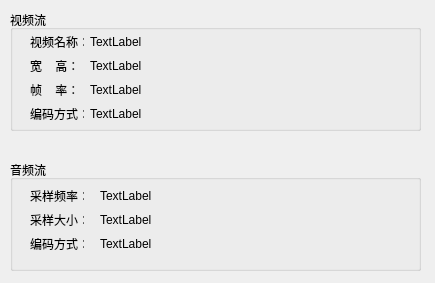
<?xml version="1.0" encoding="UTF-8"?>
<ui version="4.0">
 <class>StreamInfoDlg</class>
 <widget class="QDialog" name="StreamInfoDlg">
  <property name="geometry">
   <rect>
    <x>0</x>
    <y>0</y>
    <width>435</width>
    <height>283</height>
   </rect>
  </property>
  <property name="windowTitle">
   <string>流信息</string>
  </property>
  <widget class="QGroupBox" name="groupBox">
   <property name="geometry">
    <rect>
     <x>10</x>
     <y>10</y>
     <width>411</width>
     <height>121</height>
    </rect>
   </property>
   <property name="title">
    <string>视频流</string>
   </property>
   <widget class="QLabel" name="label">
    <property name="geometry">
     <rect>
      <x>20</x>
      <y>26</y>
      <width>54</width>
      <height>12</height>
     </rect>
    </property>
    <property name="text">
     <string>视频名称：</string>
    </property>
   </widget>
   <widget class="QLabel" name="label_2">
    <property name="geometry">
     <rect>
      <x>20</x>
      <y>50</y>
      <width>54</width>
      <height>12</height>
     </rect>
    </property>
    <property name="text">
     <string>宽    高：</string>
    </property>
   </widget>
   <widget class="QLabel" name="label_3">
    <property name="geometry">
     <rect>
      <x>20</x>
      <y>74</y>
      <width>54</width>
      <height>12</height>
     </rect>
    </property>
    <property name="text">
     <string>帧    率：</string>
    </property>
   </widget>
   <widget class="QLabel" name="label_4">
    <property name="geometry">
     <rect>
      <x>20</x>
      <y>98</y>
      <width>54</width>
      <height>12</height>
     </rect>
    </property>
    <property name="text">
     <string>编码方式：</string>
    </property>
   </widget>
   <widget class="QLabel" name="label_VideoName">
    <property name="geometry">
     <rect>
      <x>80</x>
      <y>26</y>
      <width>250</width>
      <height>12</height>
     </rect>
    </property>
    <property name="text">
     <string>TextLabel</string>
    </property>
   </widget>
   <widget class="QLabel" name="label_wh">
    <property name="geometry">
     <rect>
      <x>80</x>
      <y>50</y>
      <width>250</width>
      <height>12</height>
     </rect>
    </property>
    <property name="text">
     <string>TextLabel</string>
    </property>
   </widget>
   <widget class="QLabel" name="label_FrameRate">
    <property name="geometry">
     <rect>
      <x>80</x>
      <y>74</y>
      <width>250</width>
      <height>12</height>
     </rect>
    </property>
    <property name="text">
     <string>TextLabel</string>
    </property>
   </widget>
   <widget class="QLabel" name="label_VEncodeFormat">
    <property name="geometry">
     <rect>
      <x>80</x>
      <y>98</y>
      <width>250</width>
      <height>12</height>
     </rect>
    </property>
    <property name="text">
     <string>TextLabel</string>
    </property>
   </widget>
  </widget>
  <widget class="QGroupBox" name="groupBox_2">
   <property name="geometry">
    <rect>
     <x>10</x>
     <y>160</y>
     <width>411</width>
     <height>111</height>
    </rect>
   </property>
   <property name="title">
    <string>音频流</string>
   </property>
   <widget class="QLabel" name="label_5">
    <property name="geometry">
     <rect>
      <x>20</x>
      <y>30</y>
      <width>54</width>
      <height>12</height>
     </rect>
    </property>
    <property name="text">
     <string>采样频率：</string>
    </property>
   </widget>
   <widget class="QLabel" name="label_6">
    <property name="geometry">
     <rect>
      <x>20</x>
      <y>54</y>
      <width>54</width>
      <height>12</height>
     </rect>
    </property>
    <property name="text">
     <string>采样大小：</string>
    </property>
   </widget>
   <widget class="QLabel" name="label_7">
    <property name="geometry">
     <rect>
      <x>20</x>
      <y>78</y>
      <width>54</width>
      <height>12</height>
     </rect>
    </property>
    <property name="text">
     <string>编码方式：</string>
    </property>
   </widget>
   <widget class="QLabel" name="label_sampleRate">
    <property name="geometry">
     <rect>
      <x>90</x>
      <y>30</y>
      <width>250</width>
      <height>12</height>
     </rect>
    </property>
    <property name="text">
     <string>TextLabel</string>
    </property>
   </widget>
   <widget class="QLabel" name="label_sampleSize">
    <property name="geometry">
     <rect>
      <x>90</x>
      <y>54</y>
      <width>250</width>
      <height>12</height>
     </rect>
    </property>
    <property name="text">
     <string>TextLabel</string>
    </property>
   </widget>
   <widget class="QLabel" name="label_AEncodeFormat">
    <property name="geometry">
     <rect>
      <x>90</x>
      <y>78</y>
      <width>250</width>
      <height>12</height>
     </rect>
    </property>
    <property name="text">
     <string>TextLabel</string>
    </property>
   </widget>
  </widget>
 </widget>
 <layoutdefault spacing="6" margin="11"/>
 <resources/>
 <connections/>
</ui>
